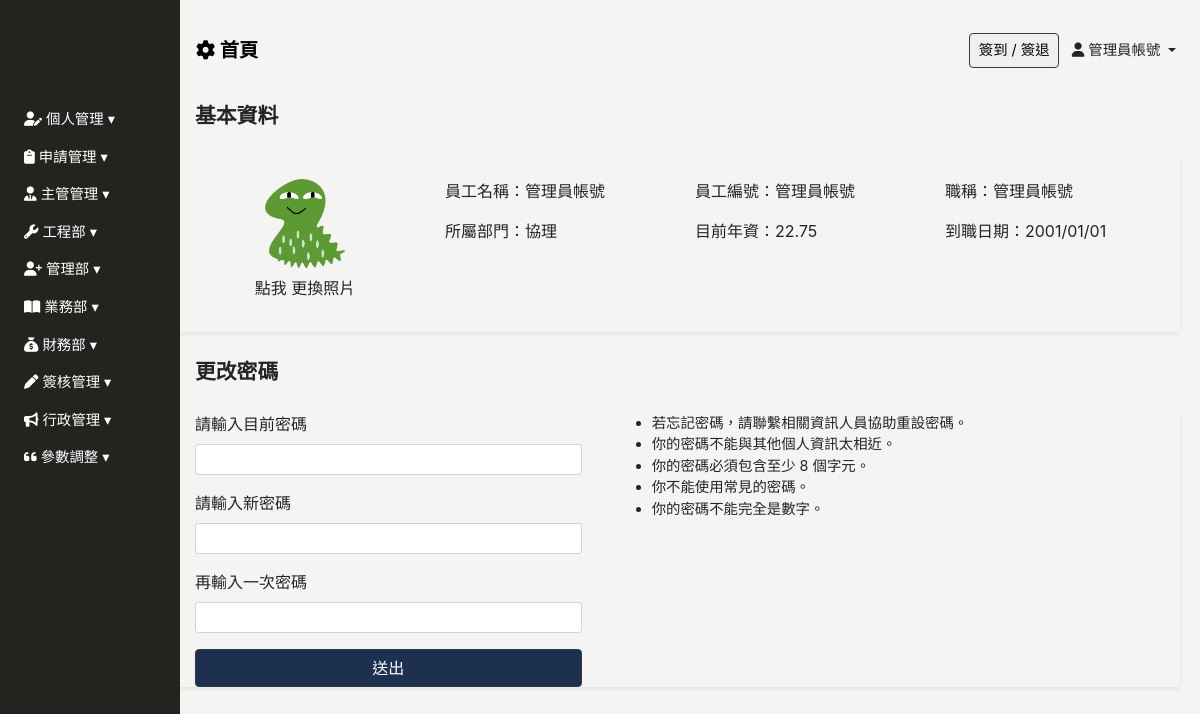
The page /profile/ (signed in) on the database as committed earlier.
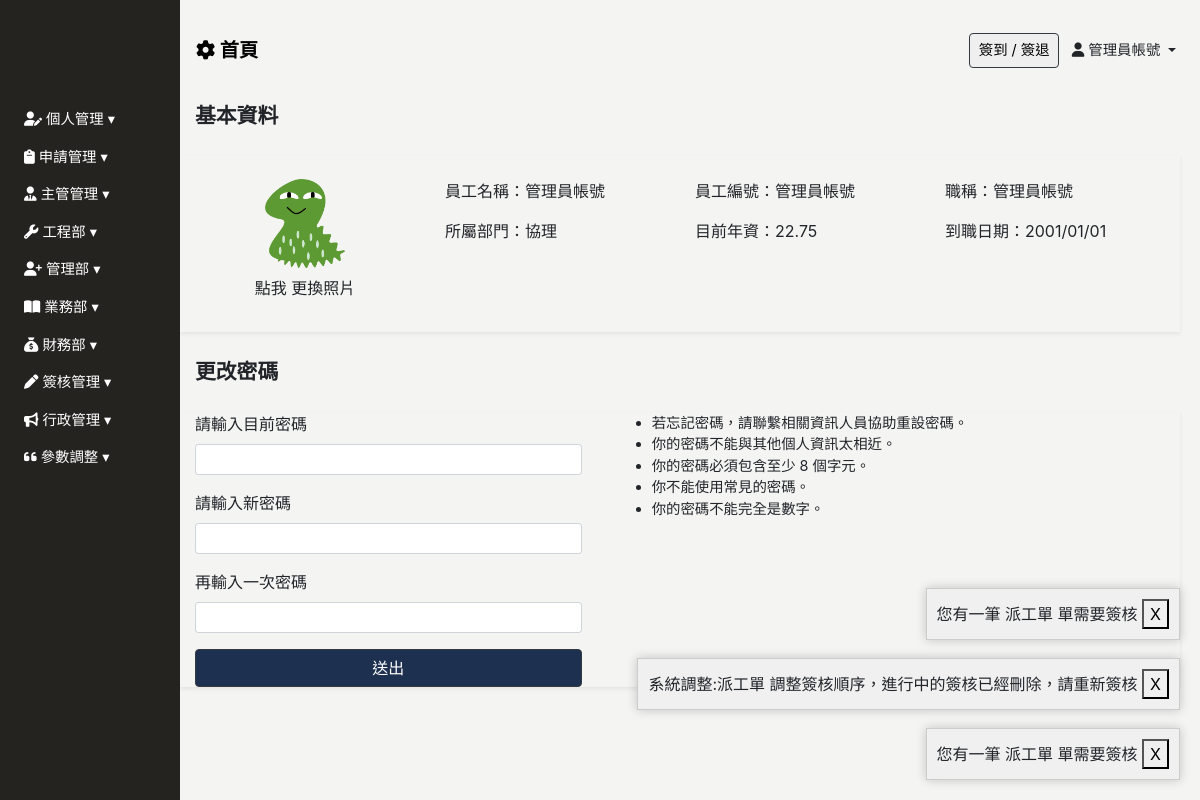
The same page on the database as committed later.
### Backend/models.py (models this page shows, shortened)
class ModifiedModel(models.Model):
    modified_by = models.ForeignKey("Employee", on_delete=models.SET_NULL, null=True, blank=True)
    created_date = models.DateField(default=timezone.now,verbose_name='建立日期')
    update_date = models.DateField(auto_now=True, verbose_name='更新日期')
    class Meta:
        abstract = True

class Employee(ModifiedModel):
    GENDER_CHOICES = [
        ('M', '男'),
        ('F', '女'),
    ]
    BLOOD_TYPE_CHOICES = [
        ('A', 'A型'),
        ('B', 'B型'),
        ('AB','AB型'),
        ('O', 'O型'),
    ]
    MARITAL_STATUS_CHOICES = [
        ('M', '已婚'),
        ('S', '未婚'),
        ('D', '離異'),
    ]
    MILITARY_STATUS_CHOICES = [
        ('M', '義務役'),
        ('E', '免服役'),
        ('A', '替代役'),
    ]
    user = models.OneToOneField(User, null=True, blank=True, on_delete=models.CASCADE)
    profile_image = models.ImageField(upload_to='employee_profile/', blank=True, null=True, default='employee_profile/default_profile.png', verbose_name='員工照片')
    location_city = models.CharField(max_length=4, choices=LOCATION_CHOICES, null=True, blank=True, verbose_name='居住城市(用於計算)')
    uploaded_files = models.ManyToManyField(UploadedFile,blank=True,  related_name="userfile")
    annualleaves = models.ManyToManyField(AnnualLeave,blank=True,  related_name="AnnualLeave_user")
    full_name = models.CharField(max_length=30, null=True, blank=True, verbose_name='員工名稱')
    employee_id	 = models.CharField(max_length=30, blank=True,verbose_name='員工編號')
    departments = models.ForeignKey('Department', on_delete=models.SET_NULL, blank=True, null=True, related_name='employees', verbose_name='部門名稱')# 你可以通过department.employees.all()访问一个部门的所有员工。
    position = models.CharField(max_length=30, null=True, blank=True, verbose_name='職稱')
    phone_number = models.CharField(max_length=20, null=True, blank=True,verbose_name='手機號碼')
    contact_number = models.CharField(max_length=20, null=True, blank=True,verbose_name='聯絡電話')
    start_work_date = models.DateField(null=True, blank=True, verbose_name='到職日期')
    seniority = models.DecimalField(max_digits=3, decimal_places=1, null=True, blank=True, verbose_name='目前年資')
    id_number = models.CharField(max_length=20, null=True, blank=True, verbose_name='身份證字號')
    birthday = models.DateField(null=True, blank=True, verbose_name='出生日期')
    gender = models.CharField(max_length=1, choices=GENDER_CHOICES, null=True, blank=True, verbose_name='性別')
    blood_type = models.CharField(max_length=2, choices=BLOOD_TYPE_CHOICES, null=True, blank=True, verbose_name='血型')
    birth_place = models.CharField(max_length=100, null=True, blank=True, verbose_name='出生地')
    marital_status = models.CharField(max_length=1, choices=MARITAL_STATUS_CHOICES, null=True, blank=True, verbose_name='婚姻狀況')
    military_status = models.CharField(max_length=1, choices=MILITARY_STATUS_CHOICES, null=True, blank=True, verbose_name='兵役狀況')
    permanent_address = models.CharField(max_length=50, null=True, blank=True, verbose_name='戶籍地址')
    current_address_city = models.CharField(max_length=50, null=True, blank=True, verbose_name='現居地址縣市')
    current_address = models.CharField(max_length=50, null=True, blank=True, verbose_name='現居地址')
    location = models.CharField(max_length=50, null=True, blank=True, verbose_name='所在地')
    company_email = models.EmailField(null=True, blank=True, verbose_name='公司E_Mail')
    personal_email = models.EmailField(null=True, blank=True, verbose_name='個人E_Mail')
    emergency_contact = models.CharField(max_length=50, null=True, blank=True, verbose_name='緊急聯絡人1')
    emergency_contact_relations = models.CharField(max_length=50, null=True, blank=True, verbose_name='關係1')
    emergency_contact_phone = models.CharField(max_length=20, null=True, blank=True, verbose_name='聯絡人電話1')
    default_salary = models.PositiveIntegerField(default=26000, null=True, blank=True, verbose_name="基本薪資")
    job_addition = models.PositiveIntegerField(default=0, null=True, blank=True, verbose_name="職務加給")
    phone_addition = models.PositiveIntegerField(default=0, null=True, blank=True, verbose_name="手機加給")
    certificates_addition = models.PositiveIntegerField(default=0, null=True, blank=True, verbose_name="證照加給")
    labor_protection = models.PositiveIntegerField(default=0, null=True, blank=True, verbose_name="勞保級距")
    health_insurance = models.PositiveIntegerField(default=0, null=True, blank=True, verbose_name="健保級距")
    labor_pension_moeny = models.PositiveIntegerField(default=6, null=True, blank=True, verbose_name="勞退級距")
    labor_pension = models.PositiveIntegerField(default=6, null=True, blank=True, verbose_name="勞退比例(%)")
    class Meta:
        verbose_name = "員工"   # 單數
        verbose_name_plural = verbose_name   #複數
    def seniority(self):
        start_work_date= self.start_work_date
        if start_work_date == None :
            return "人資單位未填寫入值日"
        today = datetime.today().date()
        total_months = (today.year - start_work_date.year) * 12 + (today.month - start_work_date.month)
        seniority_value = round(total_months / 12,2)
        return seniority_value

class Department(ModifiedModel):
    COMPANY_CHOICES = [
        ('艾力克電機', '艾力克電機'),
        ('維景', '維景'),
    ]
    belong_to_company =models.CharField(max_length=20,choices=COMPANY_CHOICES, null=True, blank=True,verbose_name="所屬公司")
    parent_department  = models.ForeignKey('self',max_length=30,  on_delete=models.SET_NULL, null=True, blank=True, verbose_name='上層部門')
    department_name = models.CharField(max_length=30, null=True, blank=True,verbose_name='部門名稱')
    department_id = models.CharField(max_length=20, null=True, blank=True,verbose_name='部門編號')
    class Meta:
        verbose_name = "部門"   # 單數
        verbose_name_plural = verbose_name   #複數

class SysMessage(models.Model):
    Target_user = models.ForeignKey("Employee", related_name="sys_messages", on_delete=models.SET_NULL, null=True, blank=True, verbose_name='顯示對象')
    content = models.TextField(verbose_name='內容')
    watch = models.BooleanField(default=False,verbose_name='已看過')
    class Meta:
        verbose_name = '系統消息'
        verbose_name_plural = verbose_name

### Frontend/views.py (the view)
# urls.py: path('profile/', login_required(views.Profile.as_view()), name='profile'),
class Profile(DeleteView):
    model = User
    template_name = 'profile/profile.html'
    context_object_name = 'user'
    def get_object(self, queryset=None):
        return self.request.user

### Frontend/templates/profile/profile.html (shortened to what this page needs)
{% extends 'base/base_dashboard.html' %}
{% block import %}
<link rel="stylesheet" href="https://cdnjs.cloudflare.com/ajax/libs/dropzone/5.5.1/min/basic.min.css"
 />
<link rel="stylesheet" href="https://cdnjs.cloudflare.com/ajax/libs/dropzone/5.5.1/min/dropzone.min.css"
 />
{% load static%}
<link rel="stylesheet" href="{% static 'css/profile/profile.css' %}">
{% endblock %}
{% block main %}
<div class="main">
    <div class="profile-header container mb-4">
        <span class="font-weight-bold" style="font-size: clamp(1rem, 2vw, 1.3rem);">
            基本資料
        </span>
    </div>
    <div class="container shadow-sm">
        <div class="row my-4 py-4">
            <div class="col-6 col-md-3 text-center">
                <div class="profile_img mx-auto mb-2" style="width: 80px;">
                    {% if user.employee.profile_image %}
                    <img class="h-100 img-fluid" src="{{ user.employee.profile_image.url }}" alt="員工照片"
                        id="image-upload" style="object-fit: cover;">
                    {% else %}
                    暫無照片
                    {% endif %}
                </div>
                <form id="profileImageForm" enctype="multipart/form-data">
                    <label>
                        點我 更換照片
                    </label>
                </form>
            </div>
            <div class="col-6 col-md-3">
                <div class="form-group">
                    員工名稱：{{ user.employee.full_name }}
                </div>
                <div class="form-group">
                    所屬部門：{{ user.employee.departments.department_name }}
                </div>
            </div>
            <div class="col-6 col-md-3">
                <div class="form-group">
                    員工編號：{{ user.employee.employee_id }}
                </div>
                <div class="form-group">
                    目前年資：{{ user.employee.seniority }}
                </div>
            </div>
            <div class="col-6 col-md-3">
                <div class="form-group">
                    職稱：{{ user.employee.position }}
                </div>
                <div class="form-group">
                    到職日期：{{ user.employee.start_work_date |date:"Y/m/d"}}
                </div>
            </div>
        </div>
    </div>
    <div class="profile-header container mb-4">
        <span class="font-weight-bold" style="font-size: clamp(1rem, 2vw, 1.3rem);">
            更改密碼
        </span>
    </div>
    <div class="container shadow-sm">
        <div class="row">
            <div class="col-5">
                <form id="profileform">
                    <div class="form-group">
                        <label for="current-password-form-control">請輸入目前密碼</label>
                        <input type="password" class="form-control form-control-sm" id="current-password-form-control"
                            name="old_password" required>
                    </div>
                    <div class="form-group">
                        <label for="new-password-form-control">請輸入新密碼</label>
                        <input type="password" class="form-control form-control-sm" pattern="^(?=.*[a-zA-Z]).{8,}$"
                            title="至少8位數，不能全部是數字" name="new_password1" id="new-password-form-control" required>
                    </div>
                    <div class="form-group">
                        <label for="confirm-password-form-control">再輸入一次密碼</label>
                        <input type="password" class="form-control form-control-sm" id="confirm-password-form-control"
                            name="new_password2" required>
                    </div>
                    <button type="submit" class="btn border border-dark rounded w-100 "
                        style="color: #fff;background: #1E3050;">送出</button>
                </form>
            </div>
            <div class="col-7">
                <div class="password-rule" style="font-size: 0.9rem;">
                    <ul>
                        <li>若忘記密碼，請聯繫相關資訊人員協助重設密碼。</li>
                        <li>你的密碼不能與其他個人資訊太相近。</li>
                        <li>你的密碼必須包含至少 8 個字元。</li>
                        <li>你不能使用常見的密碼。</li>
                        <li>你的密碼不能完全是數字。</li>
                    </ul>
                </div>
            </div>
        </div>
    </div>
</div>
{% endblock %}

### Frontend/templates/base/base_dashboard.html (shortened to what this page needs)
<!DOCTYPE html>
<html lang="zh-Hant">
<head>
    <link rel="stylesheet" href="https://stackpath.bootstrapcdn.com/bootstrap/4.2.1/css/bootstrap.min.css"
>
    <link rel="stylesheet" href="https://cdnjs.cloudflare.com/ajax/libs/font-awesome/6.4.0/css/all.min.css">
    <link href="https://unpkg.com/bootstrap-table@1.22.1/dist/bootstrap-table.min.css" rel="stylesheet">
    <link href="https://cdn.rawgit.com/harvesthq/chosen/gh-pages/chosen.min.css" rel="stylesheet" />
    {% load static%}
    <link rel="stylesheet" href="{% static 'css/base/base.css' %}">
    <link rel="stylesheet" href="{% static 'css/index/index-login.css' %}">
    <link href="https://cdn.jsdelivr.net/npm/select2@4.1.0-rc.0/dist/css/select2.min.css" rel="stylesheet" />
    {% block import %}
    {% endblock %}
</head>
<body>
    {% include 'base/sidebar.html' %}
    {% include 'base/header.html' %}
    {% block main %}
    {% endblock %}
    {% for sys_message in sys_messages %}
    <div class="sys-message-popup" data-message-id="{{ sys_message.id }}" style="bottom: {{ sys_message.bottom }}px;">
        <span id="sys-message-content">{{ sys_message.content }}</span>
        <button class="sys-close-button">X</button>
    </div>
    {% endfor %}
</body>
<link href="https://cdn.jsdelivr.net/npm/sweetalert2@11.7.16/dist/sweetalert2.min.css
" rel="stylesheet">
</html>

### Frontend/templates/base/header.html (shortened to what this page needs)
<header class="d-flex justify-content-between align-items-center px-3">
    <div>
        <a href="{% url 'index' %}" style="color: #000; text-decoration: none;">
            <span class="font-weight-bold" style="font-size: clamp(1rem, 2vw, 1.2rem);">
                <i class="fa-solid fa-gear"></i> 首頁
            </span>
        </a>
    </div>
    <div>
        <button type="button" class="border border-dark rounded mr-2" data-toggle="modal" data-target="#clock-inout" @click="catchDateTime">
            簽到 / 簽退
        </button>
        <span class="dropdown-toggle mr-2 employee_full_name" data-toggle="dropdown">
            <i class="fa-solid fa-user"></i> {{ request.user.employee.full_name }}
        </span>
    </div>
</header>
{% load static %}

Rows that differ between the two databases and show on the page:
added SysMessage: content "您有一筆 派工單 單需要簽核"
added SysMessage: content "系統調整:派工單 調整簽核順序，進行中的簽核已經刪除，請重新簽核"
added SysMessage: content "您有一筆 派工單 單需要簽核"
Other text that changed with them:
new list line: "X"
